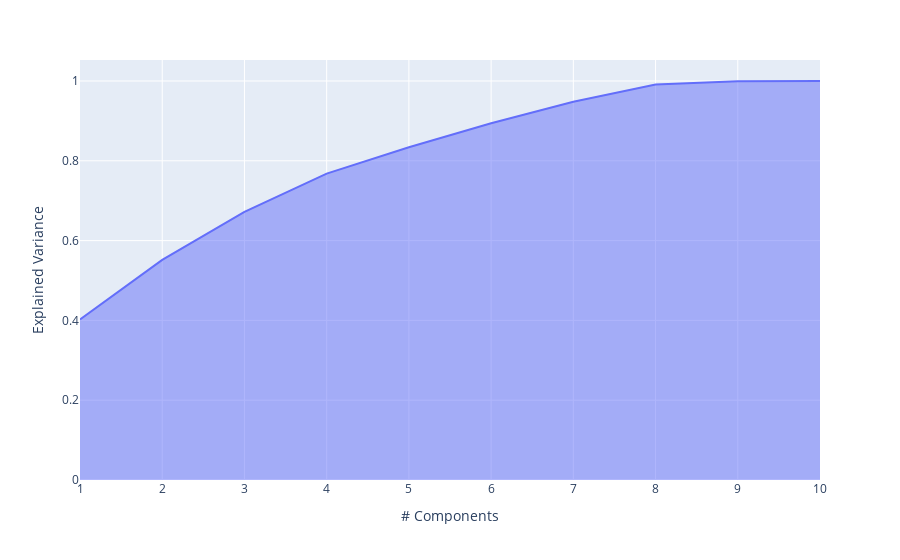

The cell this chart's notebook holds for it:
### Code cell
fig = px.area(
    x=range(1, exp_var_cumul.shape[0] + 1),
    y=exp_var_cumul,
    labels={"x": "# Components", "y": "Explained Variance"}
)
fig.show()

### Figure 1 — Plotly figure (JSON) as saved in the notebook; plotly's stock layout.template omitted (floating-point values rounded to 4 significant figures)
{"data": [{"fillpattern": {"shape": ""}, "hovertemplate": "# Components=%{x}<br>Explained Variance=%{y}<extra></extra>", "legendgroup": "", "line": {"color": "#636efa"}, "marker": {"symbol": "circle"}, "mode": "lines", "name": "", "orientation": "v", "showlegend": false, "stackgroup": "1", "type": "scatter", "x": [1, 2, 3, 4, 5, 6, 7, 8, 9, 10], "xaxis": "x", "y": [0.4024, 0.5517, 0.6722, 0.7678, 0.834, 0.8943, 0.9479, 0.9913, 0.9991, 1.0], "yaxis": "y"}], "layout": {"legend": {"tracegroupgap": 0}, "margin": {"t": 60}, "xaxis": {"anchor": "y", "domain": [0, 1], "title": {"text": "# Components"}}, "yaxis": {"anchor": "x", "domain": [0, 1], "title": {"text": "Explained Variance"}}}}
